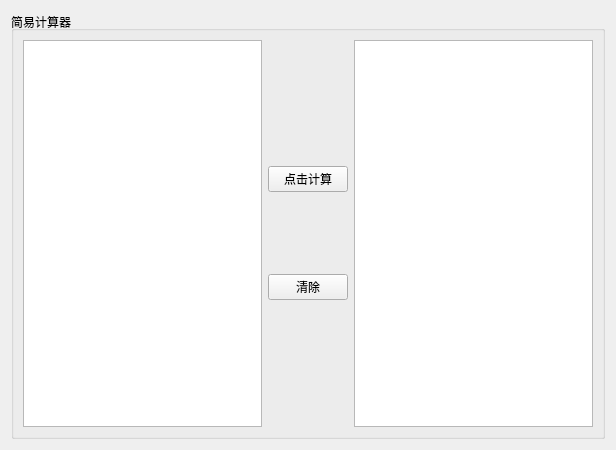
<?xml version="1.0" encoding="UTF-8"?>
<ui version="4.0">
 <class>cal</class>
 <widget class="QWidget" name="cal">
  <property name="geometry">
   <rect>
    <x>0</x>
    <y>0</y>
    <width>616</width>
    <height>450</height>
   </rect>
  </property>
  <property name="minimumSize">
   <size>
    <width>616</width>
    <height>450</height>
   </size>
  </property>
  <property name="maximumSize">
   <size>
    <width>800</width>
    <height>600</height>
   </size>
  </property>
  <property name="windowTitle">
   <string>计算器</string>
  </property>
  <property name="windowIcon">
   <iconset theme="icon.png"/>
  </property>
  <property name="styleSheet">
   <string notr="true">border-right-color: rgb(255, 170, 255);</string>
  </property>
  <layout class="QHBoxLayout" name="horizontalLayout">
   <item>
    <widget class="QGroupBox" name="groupBox">
     <property name="title">
      <string>简易计算器</string>
     </property>
     <property name="alignment">
      <set>Qt::AlignLeading|Qt::AlignLeft|Qt::AlignVCenter</set>
     </property>
     <layout class="QHBoxLayout" name="horizontalLayout_2">
      <item>
       <widget class="QPlainTextEdit" name="pt1"/>
      </item>
      <item>
       <layout class="QVBoxLayout" name="verticalLayout">
        <property name="topMargin">
         <number>50</number>
        </property>
        <property name="bottomMargin">
         <number>50</number>
        </property>
        <item>
         <widget class="QPushButton" name="bt1">
          <property name="text">
           <string>点击计算</string>
          </property>
         </widget>
        </item>
        <item>
         <widget class="QPushButton" name="bt2">
          <property name="text">
           <string>清除</string>
          </property>
         </widget>
        </item>
       </layout>
      </item>
      <item>
       <widget class="QPlainTextEdit" name="pt2">
        <property name="plainText">
         <string/>
        </property>
       </widget>
      </item>
     </layout>
    </widget>
   </item>
  </layout>
 </widget>
 <resources/>
 <connections/>
</ui>
